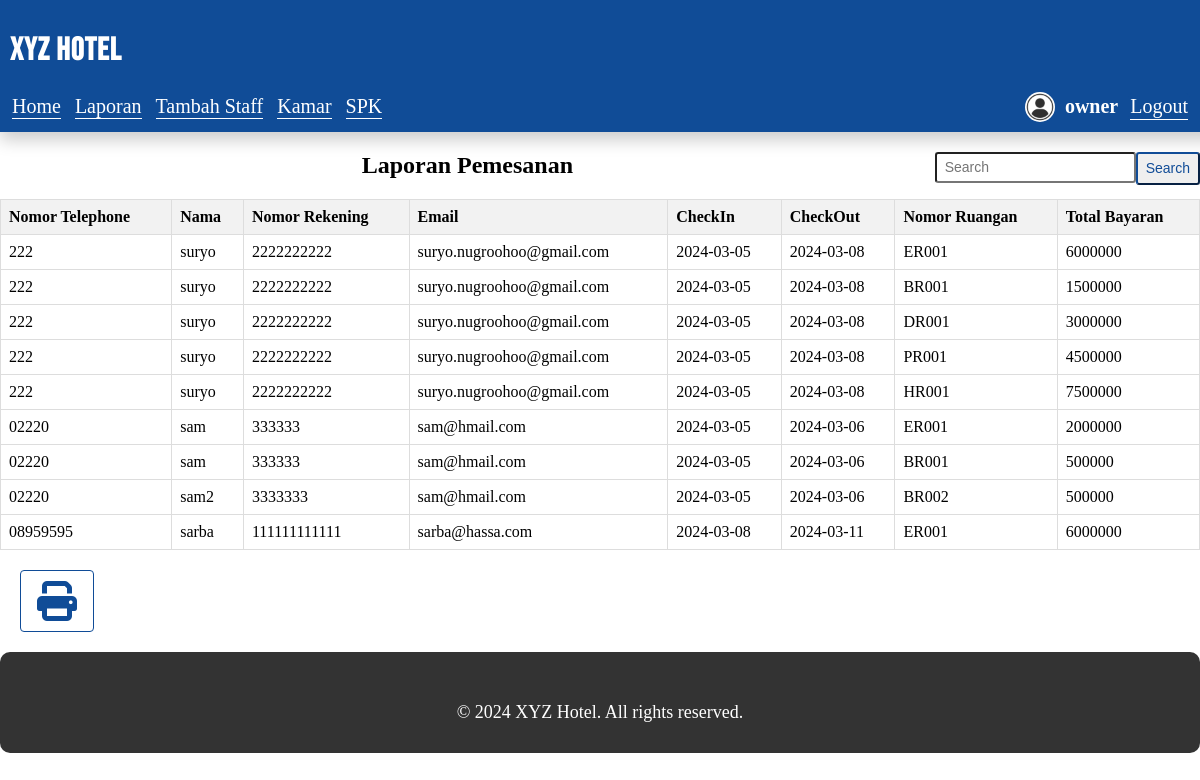
Before: /owner/laporan.php (signed in) with the older database file.
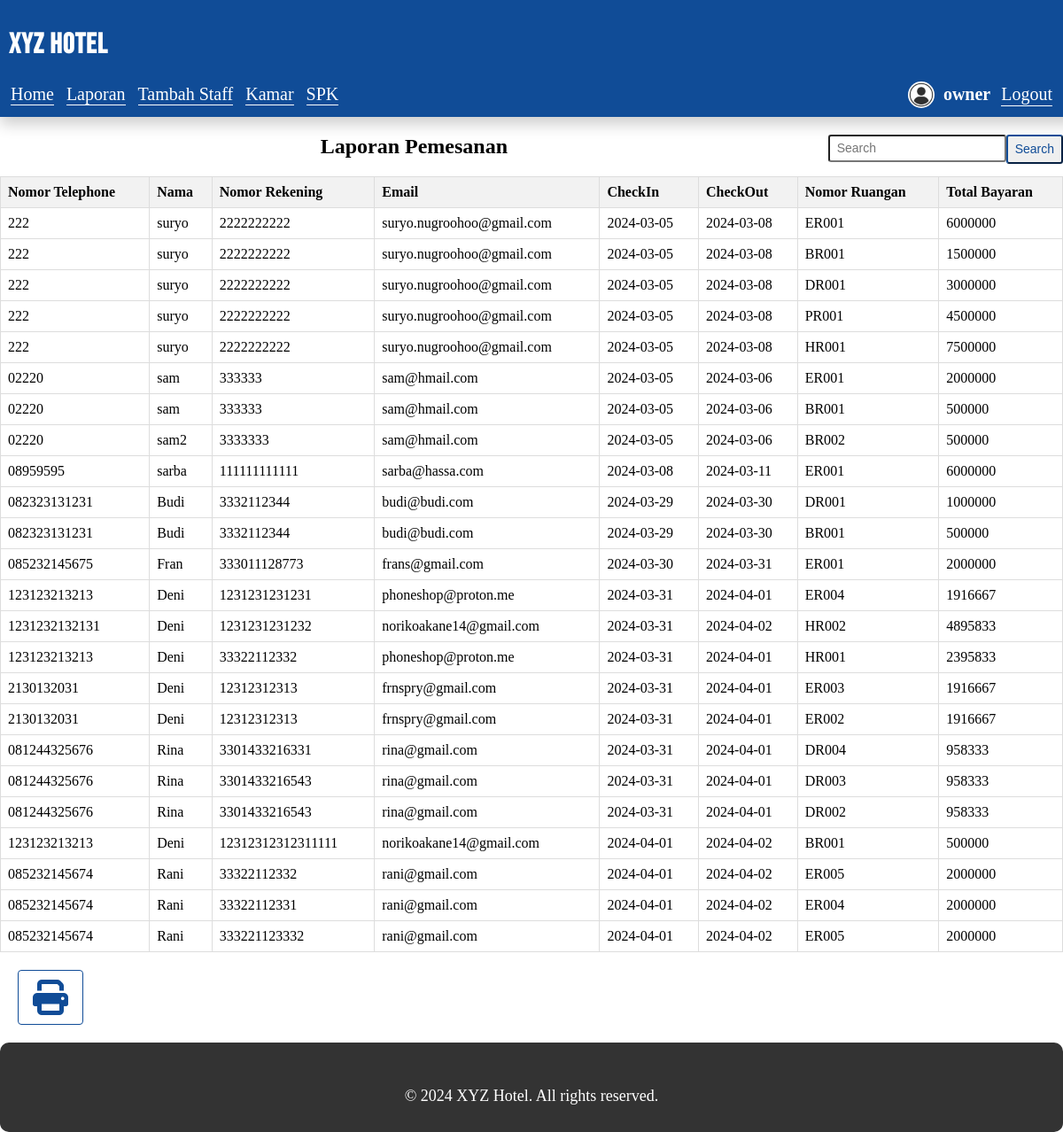
After: the same page with the newer database file.
### tables this page shows
CREATE TABLE `payment` (
  `id_payment` int(10) NOT NULL,
  `notelp_pl` varchar(15) NOT NULL,
  `nama_pl` varchar(30) NOT NULL,
  `norek_pl` varchar(20) NOT NULL,
  `email_pl` varchar(50) NOT NULL,
  `checkin` date NOT NULL,
  `checkout` date NOT NULL,
  `jumlah_tamu` int(100) NOT NULL,
  `id_room` varchar(10) NOT NULL,
  `harga_total` int(100) NOT NULL
);

### owner/laporan.php (the view, shortened to what this page needs)
<?php require_once("../koneksi.php");
$filter = "";
$sql = "SELECT * FROM payment $filter ORDER BY checkin ASC";
$result = $koneksi->query($sql);
    ?>
<!DOCTYPE html>
<html lang="en">
    <head>
        <link href="https://cdn.jsdelivr.net/npm/bootstrap-icons@1.5.0/font/bootstrap-icons.css" rel="stylesheet" />
         <link href="../assets/vendor/fontawesome-free/css/all.min.css" rel="stylesheet" type="text/css">
         <link rel="stylesheet" href="https://cdnjs.cloudflare.com/ajax/libs/font-awesome/6.5.1/css/all.min.css">
    </head>
    <body class="d-flex flex-column min-vh-100" style="height: 100%">
       <?php include 'navbar.php' ?>
<section>
     <form method="post">
        <button class="btn-sm btn-outline float-right" type="submit" name="search_btn">Search</button>
        <input class="form-control-sm float-right" type="search" name="search_input" placeholder="Search" aria-label="Search">
    </form>
    <center>
    <h1>Laporan Pemesanan</h1>
    <table>
        <tr>
            <th>Nomor Telephone</th>
            <th>Nama</th>
            <th>Nomor Rekening</th>
            <th>Email</th>
            <th>CheckIn</th>
            <th>CheckOut</th>
            <th>Nomor Ruangan</th>
            <th>Total Bayaran</th>
        </tr>
        <?php
        if ($result->num_rows > 0) {
            while($row = $result->fetch_assoc()) {
                echo "<tr>";
                echo "<td>" . $row['notelp_pl'] . "</td>";
                echo "<td>" . $row['nama_pl'] . "</td>";
                echo "<td>" . $row['norek_pl'] . "</td>";
                echo "<td>" . $row['email_pl'] . "</td>";
                echo "<td>" . $row['checkin'] . "</td>";
                echo "<td>" . $row['checkout'] . "</td>";
                echo "<td>" . $row['id_room'] . "</td>";
                echo "<td>" . $row['harga_total'] . "</td>";
                echo "</tr>";
            }
        } else {
            echo "<tr><td colspan='6'>No data found</td></tr>";
        }
        ?>
    </table>
    </center>
    <div style="padding: 20px">
         <button class="btn btn-outline" onclick="printExternalPage()"><i class="fa-solid fa-print custom-icon"></i></button>
    </div>
</section>
<footer class="foot">
<div class="footer-bottom">
            <p>&copy; 2024 XYZ Hotel. All rights reserved.</p>
          </div>
</footer>
    </body>
</html>

### owner/navbar.php (shortened to what this page needs)
<!DOCTYPE html>
<html lang="en">
<head>
    <link rel="stylesheet" href="../assets/css/navbar.css">
</head>
<body>
    <div class="navbar">
        <h1>XYZ <span>Hotel</span></h1>
        <div class="subnav">
            <ul>
                <li><a href="halaman_owner.php">Home</a></li>
                <li><a href="laporan.php">Laporan</a></li>
                <li><a href="regisAdm.php">Tambah Staff</a></li>
                <li><a href="ruang.php">Kamar</a></li>
                <li><a href="spk/kriteria.php">SPK</a></li>
            </ul>
            <div class="user-info">
                <img src="../assets/images/user.jpg" alt="User Icon" class="user-icon">
                <b class="user-name" ><?php echo $_SESSION['username'];  ?></b>
                <a href="../logout.php"  class="logout-btn" >Logout</a>
            </div>
        </div>
    </div>
</body>
</html>

### assets/css/navbar.css (style rules this page uses)
body { margin: 0; padding: 0; }
.navbar { background-color: #104c97; color: white; padding: 10px; width: 100%; box-shadow:0 8px 16px 0 rgba(0,0,0,0.2); top: 0; z-index: 9999; }
.navbar h1 { font-family: 'Bebas Neue'; letter-spacing: 1px; }
.subnav { display: flex; justify-content: space-between; align-items: center; }
.subnav ul { list-style-type: none; display: flex; margin: 0; padding: 0; }
.subnav li { margin-right: 10px; display: inline; }
.user-info { display: flex; align-items: center; padding-right: 20px; }
.user-icon { width: 30px; height: 30px; border-radius: 50%; margin-right: 10px; }
.user-name { color: white; font-size: 20px; margin-right: 10px; }
.logout-btn { background-color: #104c97; color: white; padding: 5px 10px; border-radius: 5px; text-decoration: none; }
.foot { position: relative; bottom: -0; font-size: 18px; width: 100%; background-color: #333; color: #fff; padding: 30px 0; border-radius: 10px; }
.footer-bottom { margin-top: 20px; text-align: center; }
.footer-bottom p { margin: 0; }
.btn { display: inline-block; font-weight: 400; color: #212529; text-align: center; vertical-align: middle; -webkit-user-select: none; -moz-user-select: none; -ms-user-select: none; user-select: none; background-color: transparent; border: 1px solid transparent; padding: 0.375rem 0.75rem; font-size: 1rem; line-height: 1.5; border-radius: 0.25rem; -webkit-transition: color 0.15s ease-in-out, background-color 0.15s ease-in-out, border-color 0.15s ease-in-out, -webkit-box-shadow 0.15s ease-in-out; transition: color 0.15s ease-in-out, background-color 0.15s ease-in-out, border-color 0.15s ease-in-out, -webkit-box-shadow 0.15s ease-in-out; -o-transition: color 0.15s ease-in-out, background-color 0.15s ease-in-out, border-color 0.15s ease-in-out, box-shadow 0.15s ease-in-out; transition: color 0.15s ease-in-out, background-color 0.15s ease-in-out, border-color 0.15s ease-in-out, box-shadow 0.15s ease-in-out; transition: color 0.15s ease-in-out, background-color 0.15s ease-in-out, border-color 0.15s ease-in-out, box-shadow 0.15s ease-in-out, -webkit-box-shadow 0.15s ease-in-out; }
.btn-outline { color: #104c97; border-color: #104c97; }
.custom-icon { font-size: 40px; padding: 4px; }
.form-control-sm { height: calc(1.5em + 0.5rem + 2px); padding: 0.25rem 0.5rem; font-size: 0.875rem; line-height: 1.5; border-radius: 0.2rem; }
.btn-sm, .btn-group-sm > .btn { padding: 0.25rem 0.5rem; font-size: 0.875rem; line-height: 1.5; border-radius: 0.2rem; }
.float-right { float: right !important; }
table { width: 100%; border-collapse: collapse; }
th, td { border: 1px solid #dddddd; text-align: left; padding: 8px; }
th { background-color: #f2f2f2; }

Changed rows visible on the page:
added payment: notelp_pl "082323131231", nama_pl "Budi", norek_pl "3332112344", email_pl "budi@budi.com", checkin "2024-03-29", checkout "2024-03-30", id_room "DR001", harga_total "1000000"
added payment: notelp_pl "082323131231", nama_pl "Budi", norek_pl "3332112344", email_pl "budi@budi.com", checkin "2024-03-29", checkout "2024-03-30", id_room "BR001", harga_total "500000"
added payment: notelp_pl "085232145675", nama_pl "Fran", norek_pl "333011128773", email_pl "frans@gmail.com", checkin "2024-03-30", checkout "2024-03-31", id_room "ER001", harga_total "2000000"
added payment: notelp_pl "123123213213", nama_pl "Deni", norek_pl "1231231231231", email_pl "phoneshop@proton.me", checkin "2024-03-31", checkout "2024-04-01", id_room "ER004", harga_total "1916667"
added payment: notelp_pl "1231232132131", nama_pl "Deni", norek_pl "1231231231232", email_pl "norikoakane14@gmail.com", checkin "2024-03-31", checkout "2024-04-02", id_room "HR002", harga_total "4895833"
added payment: notelp_pl "123123213213", nama_pl "Deni", norek_pl "33322112332", email_pl "phoneshop@proton.me", checkin "2024-03-31", checkout "2024-04-01", id_room "HR001", harga_total "2395833"
added payment: notelp_pl "2130132031", nama_pl "Deni", norek_pl "12312312313", email_pl "frnspry@gmail.com", checkin "2024-03-31", checkout "2024-04-01", id_room "ER003", harga_total "1916667"
added payment: notelp_pl "2130132031", nama_pl "Deni", norek_pl "12312312313", email_pl "frnspry@gmail.com", checkin "2024-03-31", checkout "2024-04-01", id_room "ER002", harga_total "1916667"
added payment: notelp_pl "081244325676", nama_pl "Rina", norek_pl "3301433216331", email_pl "rina@gmail.com", checkin "2024-03-31", checkout "2024-04-01", id_room "DR004", harga_total "958333"
added payment: notelp_pl "081244325676", nama_pl "Rina", norek_pl "3301433216543", email_pl "rina@gmail.com", checkin "2024-03-31", checkout "2024-04-01", id_room "DR003", harga_total "958333"
added payment: notelp_pl "081244325676", nama_pl "Rina", norek_pl "3301433216543", email_pl "rina@gmail.com", checkin "2024-03-31", checkout "2024-04-01", id_room "DR002", harga_total "958333"
added payment: notelp_pl "123123213213", nama_pl "Deni", norek_pl "12312312312311111", email_pl "norikoakane14@gmail.com", checkin "2024-04-01", checkout "2024-04-02", id_room "BR001", harga_total "500000"
added payment: notelp_pl "085232145674", nama_pl "Rani", norek_pl "33322112332", email_pl "rani@gmail.com", checkin "2024-04-01", checkout "2024-04-02", id_room "ER005", harga_total "2000000"
added payment: notelp_pl "085232145674", nama_pl "Rani", norek_pl "33322112331", email_pl "rani@gmail.com", checkin "2024-04-01", checkout "2024-04-02", id_room "ER004", harga_total "2000000"
added payment: notelp_pl "085232145674", nama_pl "Rani", norek_pl "333221123332", email_pl "rani@gmail.com", checkin "2024-04-01", checkout "2024-04-02", id_room "ER005", harga_total "2000000"
